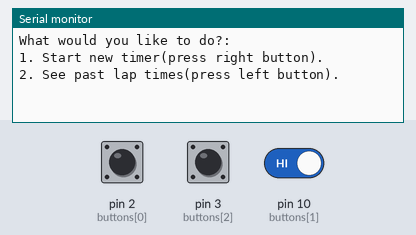
The program below on a simulated Arduino Uno, built with avr-gcc and run on an emulated ATmega328P. Shown: the last lines printed to the serial monitor. The test bench sets the inputs (shaded band); at power-on: pin 2 (buttons[0]) HIGH, pin 10 (buttons[1]) HIGH, pin 3 (buttons[2]) HIGH. EEPROM starts erased.

Above: at 2.0 s.
2.1 s: pin 2 (buttons[0]) pulled LOW for 0.15 s
At 2.8 s:
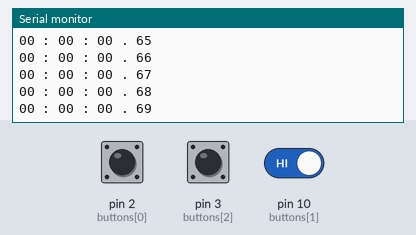
3.7 s: pin 2 (buttons[0]) driven LOW and pin 10 (buttons[1]) driven LOW
At 3.91 s:
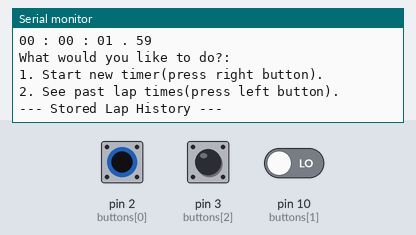
Timing chart, 0 to 6.7 s (numbered marks = the images above; inputs shaded):
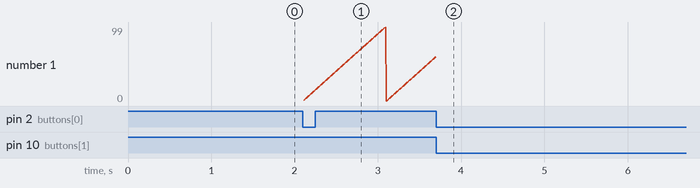

The program:

main.cpp
```cpp
#include <Arduino.h>
#include <EEPROM.h>

uint8_t state = 0; // 0 == show menu, 1 == answerMenu, 2 == start timer, 3 == show lap history
uint8_t BT = 62;
uint8_t lapNum = 0;

unsigned long timer = 0;
unsigned long now;
unsigned long lastTickTime = 0; // Tracks the last time the stopwatch ticked up
unsigned long lastDebounceTime[3] = {0, 0, 0}; // [2] == lapButton


bool currentState[3] ={HIGH, HIGH, HIGH}; // [2] == lapButton.
bool preState[3] = {HIGH, HIGH, HIGH}; // [2] == lapButton.

bool lapRec = false;
volatile uint8_t buttons[3] = {2, 10, 3}; //[0] == startButton, [1] == lapHistoryButton, [2] == lapButton

void showMenu();
void menuAnswer();
void startTimer();
void showLapHistory();

void lap(){
  if(state == 2){
    if(digitalRead(buttons[2]) == LOW){
      if(millis() - lastDebounceTime[2] > 200) {
        lastDebounceTime[2] = millis();
        lapRec = true;
      }
    }
  }
}


void stop(){
  if(state == 2){
    if(digitalRead(buttons[0]) == LOW){
      if(millis() - lastDebounceTime[0] > 200){
        lastDebounceTime[0] = millis();
        state = 0;
      }
    }
  }
}


void setup() {
  Serial.begin(115200);
  while(!Serial){;}

  for(int i = 0; i <= 2; i++){
    pinMode(buttons[i], INPUT_PULLUP);
  }

  if(EEPROM.read(0) != BT){
    for(int i = 1; i <= 255; i++){
      EEPROM.write(i, 0);
    }
    EEPROM.write(0, BT);
  }

  attachInterrupt(digitalPinToInterrupt(buttons[2]), lap, CHANGE);
  attachInterrupt(digitalPinToInterrupt(buttons[0]), stop, CHANGE);

}

void loop() {
  now = millis();
  if(state == 0){
    showMenu();
  }
  else if(state == 1){
    menuAnswer();
  }
  else if(state == 2){
    startTimer();

  }
  else if(state == 3){
    showLapHistory();
  }
}

void showMenu(){
  Serial.println("What would you like to do?: ");
  Serial.println("1. Start new timer(press right button).");
  Serial.println("2. See past lap times(press left button).");
  state = 1;
}

void menuAnswer(){
    for(int i = 0; i <= 1; i++){
      currentState[i] = digitalRead(buttons[i]);
      if(currentState[i] != preState[i]){
        if(now - lastDebounceTime[i] >= 70){
          if(currentState[i] == LOW){
            if(i == 0){
              lastTickTime = millis();
              timer = 0;
              state = 2;
            }
            else if(i == 1){
            state = 3;
          }
        }
        lastDebounceTime[i] = now;
      }
      preState[i] = currentState[i];
    }
  }
}

void startTimer(){
  // Check every 10 milliseconds (1 hundredth of a second)
  if(millis() - lastTickTime >= 10){
    timer++;
    lastTickTime = millis();

    // 1 second = 100 ticks. 1 minute = 6000 ticks. 1 hour = 360000 ticks.
    unsigned long hours = timer / 360000;
    unsigned long minutes = (timer % 360000) / 6000;
    unsigned long seconds = (timer % 6000) / 100;
    unsigned long units = timer % 100; // This isolates the 00-99 hundredths

    // Hours
    if(hours < 10){
    Serial.print("0");
    }
    Serial.print(hours);
    Serial.print(" : ");

    // Minutes
    if(minutes < 10){
    Serial.print("0");
  }
    Serial.print(minutes);
    Serial.print(" : ");

    // Seconds
    if(seconds < 10){
      Serial.print("0");
    }
    Serial.print(seconds);
    Serial.print(" . "); // Using a dot for hundredths looks cleaner!

    // Hundredths of a second
    if(units < 10){
      Serial.print("0");
    }
    Serial.print(units);

    Serial.println();
  }

  // Lap recording (saves the raw 10ms tick count to EEPROM)
  if(lapRec){
    lapRec = false;

    lapNum = EEPROM.read(1);
    if(lapNum > 62){
      lapNum = 0;
    }

    EEPROM.put(2 + (lapNum * sizeof(unsigned long)), timer);
    EEPROM.write(1, lapNum + 1);
  }
}

void showLapHistory(){
  Serial.println("--- Stored Lap History ---");

  for(int i = 0; i < 63; i++){
    unsigned long lapTime;
    EEPROM.get(2 + (i * sizeof(unsigned long)), lapTime);

    if(lapTime != 0){
      // Convert saved 10ms ticks back to HH:MM:SS.hh
      unsigned long h = lapTime / 360000;
      unsigned long m = (lapTime % 360000) / 6000;
      unsigned long s = (lapTime % 6000) / 100;
      unsigned long u = lapTime % 100;

      Serial.print("Lap ");
      Serial.print(i + 1);
      Serial.print(" -> ");

      if(h < 10){
        Serial.print("0");
      }
      Serial.print(h);
      Serial.print(" : ");

      if(m < 10){
        Serial.print("0");
      }
      Serial.print(m);
      Serial.print(" : ");

      if(s < 10){
        Serial.print("0");
      }
      Serial.print(s);
      Serial.print(" . ");

      if(u < 10){
        Serial.print("0");
      }
      Serial.print(u);

      Serial.println();
    }
  }
  delay(300);
  state = 0;
}
```

Measured:
- after the input at 2.1 s, the serial monitor: prints a new line at once (image 1)
